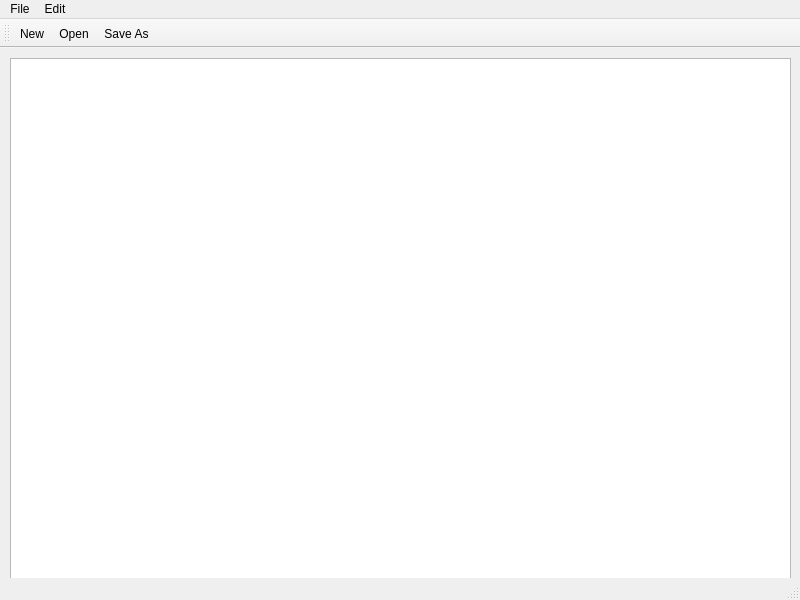
<?xml version="1.0" encoding="UTF-8"?>
<ui version="4.0">
 <class>MainWindow</class>
 <widget class="QMainWindow" name="MainWindow">
  <property name="geometry">
   <rect>
    <x>0</x>
    <y>0</y>
    <width>800</width>
    <height>600</height>
   </rect>
  </property>
  <property name="windowTitle">
   <string>MainWindow</string>
  </property>
  <widget class="QWidget" name="centralwidget">
   <widget class="QWidget" name="verticalLayoutWidget">
    <property name="geometry">
     <rect>
      <x>10</x>
      <y>10</y>
      <width>781</width>
      <height>541</height>
     </rect>
    </property>
    <layout class="QVBoxLayout" name="verticalLayout">
     <item>
      <widget class="QTextEdit" name="textEdit"/>
     </item>
    </layout>
   </widget>
  </widget>
  <widget class="QMenuBar" name="menubar">
   <property name="geometry">
    <rect>
     <x>0</x>
     <y>0</y>
     <width>800</width>
     <height>20</height>
    </rect>
   </property>
   <widget class="QMenu" name="menuFile">
    <property name="title">
     <string>File</string>
    </property>
    <addaction name="actionNew"/>
    <addaction name="actionOpen"/>
    <addaction name="actionSave_As"/>
    <addaction name="actionPrint"/>
    <addaction name="actionExit"/>
   </widget>
   <widget class="QMenu" name="menuEdit">
    <property name="title">
     <string>Edit</string>
    </property>
    <addaction name="actionCopy"/>
    <addaction name="actionPaste"/>
    <addaction name="actionCut"/>
    <addaction name="actionUndo"/>
    <addaction name="actionRedo"/>
   </widget>
   <addaction name="menuFile"/>
   <addaction name="menuEdit"/>
  </widget>
  <widget class="QStatusBar" name="statusbar"/>
  <widget class="QToolBar" name="toolBar">
   <property name="windowTitle">
    <string>toolBar</string>
   </property>
   <attribute name="toolBarArea">
    <enum>TopToolBarArea</enum>
   </attribute>
   <attribute name="toolBarBreak">
    <bool>false</bool>
   </attribute>
   <addaction name="actionNew"/>
   <addaction name="actionOpen"/>
   <addaction name="actionSave_As"/>
  </widget>
  <action name="actionNew">
   <property name="icon">
    <iconset resource="Resources.qrc">
     <normaloff>:/images/New.bmp</normaloff>:/images/New.bmp</iconset>
   </property>
   <property name="text">
    <string>New</string>
   </property>
  </action>
  <action name="actionOpen">
   <property name="icon">
    <iconset resource="Resources.qrc">
     <normaloff>:/images/Open.bmp</normaloff>:/images/Open.bmp</iconset>
   </property>
   <property name="text">
    <string>Open</string>
   </property>
  </action>
  <action name="actionSave_As">
   <property name="icon">
    <iconset resource="Resources.qrc">
     <normaloff>:/images/Save.bmp</normaloff>:/images/Save.bmp</iconset>
   </property>
   <property name="text">
    <string>Save As</string>
   </property>
  </action>
  <action name="actionPrint">
   <property name="text">
    <string>Print</string>
   </property>
  </action>
  <action name="actionExit">
   <property name="text">
    <string>Exit</string>
   </property>
  </action>
  <action name="actionCopy">
   <property name="text">
    <string>Copy</string>
   </property>
  </action>
  <action name="actionPaste">
   <property name="text">
    <string>Paste</string>
   </property>
  </action>
  <action name="actionCut">
   <property name="text">
    <string>Cut</string>
   </property>
  </action>
  <action name="actionUndo">
   <property name="text">
    <string>Undo</string>
   </property>
  </action>
  <action name="actionRedo">
   <property name="text">
    <string>Redo</string>
   </property>
  </action>
 </widget>
 <resources>
  <include location="Resources.qrc"/>
 </resources>
 <connections/>
</ui>
